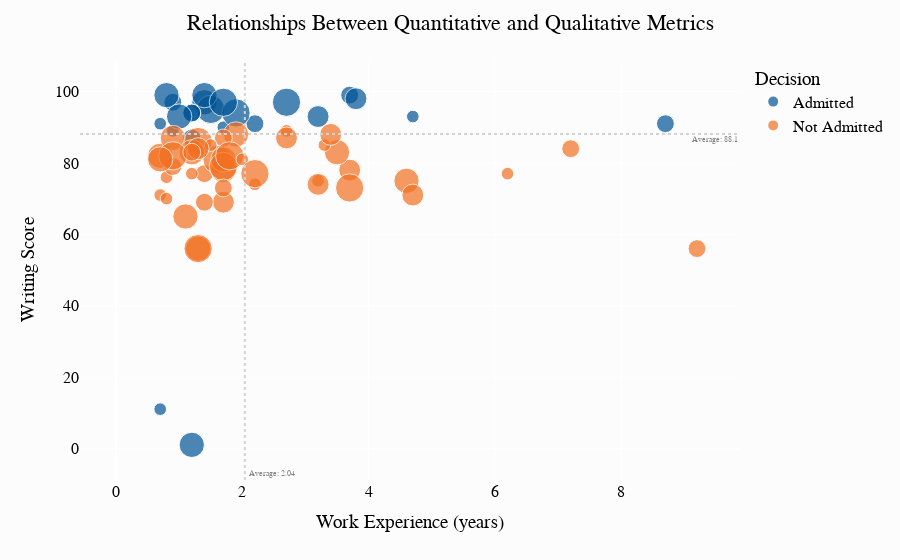

Source (notebook cell):
### Code cell
import seaborn as sns
import matplotlib.pyplot as plt
import plotly.express as px

# sns.scatterplot(x='WorkExp', y='WritingScore', hue='Admitted', data=data)
# plt.show()

fig = px.scatter( data, x='WorkExp', y='WritingScore', color='Admitted', size='VolunteerLevel', 
                color_discrete_map= {'Admitted': '#005496',
                                      'Not Admitted': '#f37021'}, 
                labels=dict({'WritingScore': 'Writing Score',
                             'WorkExp': 'Work Experience (years)',
                             'Admitted': 'Decision'}))

fig.update_layout({
    'plot_bgcolor' : '#fcfcfc', 
    'paper_bgcolor': '#fcfcfc'
})

fig.update_layout(
title_text='Relationships Between Quantitative and Qualitative Metrics',title_x=0.5)

fig.update_layout(
    font_family="PT Sans Narrow",
    title_font_family = "PT Sans Narrow",
    font_color="black",
    font_size = 16
    # title_font_color="orange",
    # legend_title_font_color="gray"
)

# add averages of accepted students 
fig.add_vline(x=2.04, line_dash='dot', line_color = 'lightgrey',annotation_text=" Average: 2.04", 
              annotation_font_size=8, annotation_position="bottom right",
              annotation_font_color="grey")
fig.add_hline(y=88.1,  line_dash='dot', line_color = 'lightgrey',annotation_text="  Average: 88.1", 
              annotation_font_size=8, annotation_position="bottom right",
              annotation_font_color="grey")

fig.show()
#'dot', 'dash', 'longdash', 'dashdot'
fig.write_html("../output/workexp_writing.html")

### Figure 1 — Plotly figure (JSON) as saved in the notebook; plotly's stock layout.template omitted (floating-point values rounded to 4 significant figures)
{"data": [{"hovertemplate": "Decision=Admitted<br>Work Experience (years)=%{x}<br>Writing Score=%{y}<br>VolunteerLevel=%{marker.size}<extra></extra>", "legendgroup": "Admitted", "marker": {"color": "#005496", "size": [0, 4, 2, 5, 2, 1, 0, 4, 2, 3, 2, 3, 4, 5, 1, 1, 0, 2, 1, 2, 0, 0, 0, 1, 2, 4, 5, 4, 5], "sizemode": "area", "sizeref": 0.0125, "symbol": "circle"}, "mode": "markers", "name": "Admitted", "orientation": "v", "showlegend": true, "type": "scatter", "x": [6.7, 1.4, 0.9, 1.5, 1.2, 4.7, 1.4, 0.8, 1.2, 3.2, 3.7, 3.8, 1.2, 2.7, 0.7, 1.7, 1.1, 8.7, 0.7, 2.2, 0, 0, 1.7, 0.9, 1.2, 1, 1.9, 1.4, 1.7], "xaxis": "x", "y": [100, 97, 97, 95, 94, 93, 94, 99, 94, 93, 99, 98, 1, 97, 91, 90, 93, 91, 11, 91, 88, 97, 93, 89, 87, 93, 94, 99, 97], "yaxis": "y"}, {"hovertemplate": "Decision=Not Admitted<br>Work Experience (years)=%{x}<br>Writing Score=%{y}<br>VolunteerLevel=%{marker.size}<extra></extra>", "legendgroup": "Not Admitted", "marker": {"color": "#f37021", "size": [3, 2, 4, 4, 5, 0, 1, 2, 1, 4, 5, 2, 1, 0, 1, 4, 3, 1, 5, 0, 3, 4, 2, 1, 1, 4, 4, 5, 4, 3, 2, 1, 0, 2, 4, 5, 3, 5, 1, 2, 4, 5, 0, 3, 1, 2, 1, 4, 3, 5, 0], "sizemode": "area", "sizeref": 0.0125, "symbol": "circle"}, "mode": "markers", "name": "Not Admitted", "orientation": "v", "showlegend": true, "type": "scatter", "x": [3.7, 1.4, 0.7, 1.3, 1.3, 0.9, 2.7, 9.2, 0.8, 0.9, 1.6, 0.9, 1.2, 1.9, 3.2, 1.1, 3.2, 0.7, 3.7, 1.4, 1.7, 1.7, 1.4, 0.8, 6.2, 1.7, 4.6, 1.7, 1.9, 4.7, 1.7, 2.2, 1.2, 1.7, 3.5, 1.8, 2.7, 1.3, 1.5, 7.2, 1.2, 0.9, 1.4, 1.3, 2, 1.2, 3.3, 0.7, 3.4, 2.2, 1.9], "xaxis": "x", "y": [78, 77, 82, 56, 56, 78, 89, 56, 76, 87, 81, 79, 77, 76, 75, 65, 74, 71, 73, 72, 69, 78, 69, 70, 77, 81, 75, 79, 88, 71, 73, 74, 85, 87, 83, 82, 87, 86, 85, 84, 83, 82, 80, 84, 81, 83, 85, 81, 88, 77, 89], "yaxis": "y"}], "layout": {"annotations": [{"font": {"color": "grey", "size": 8}, "showarrow": false, "text": " Average: 2.04", "x": 2.04, "xanchor": "left", "xref": "x", "y": 0, "yanchor": "bottom", "yref": "y domain"}, {"font": {"color": "grey", "size": 8}, "showarrow": false, "text": "  Average: 88.1", "x": 1, "xanchor": "right", "xref": "x domain", "y": 88.1, "yanchor": "top", "yref": "y"}], "font": {"color": "black", "family": "PT Sans Narrow", "size": 16}, "legend": {"itemsizing": "constant", "title": {"text": "Decision"}, "tracegroupgap": 0}, "margin": {"t": 60}, "paper_bgcolor": "#fcfcfc", "plot_bgcolor": "#fcfcfc", "shapes": [{"line": {"color": "lightgrey", "dash": "dot"}, "type": "line", "x0": 2.04, "x1": 2.04, "xref": "x", "y0": 0, "y1": 1, "yref": "y domain"}, {"line": {"color": "lightgrey", "dash": "dot"}, "type": "line", "x0": 0, "x1": 1, "xref": "x domain", "y0": 88.1, "y1": 88.1, "yref": "y"}], "title": {"font": {"family": "PT Sans Narrow"}, "text": "Relationships Between Quantitative and Qualitative Metrics", "x": 0.5}, "xaxis": {"anchor": "y", "domain": [0, 1], "title": {"text": "Work Experience (years)"}}, "yaxis": {"anchor": "x", "domain": [0, 1], "title": {"text": "Writing Score"}}}}
